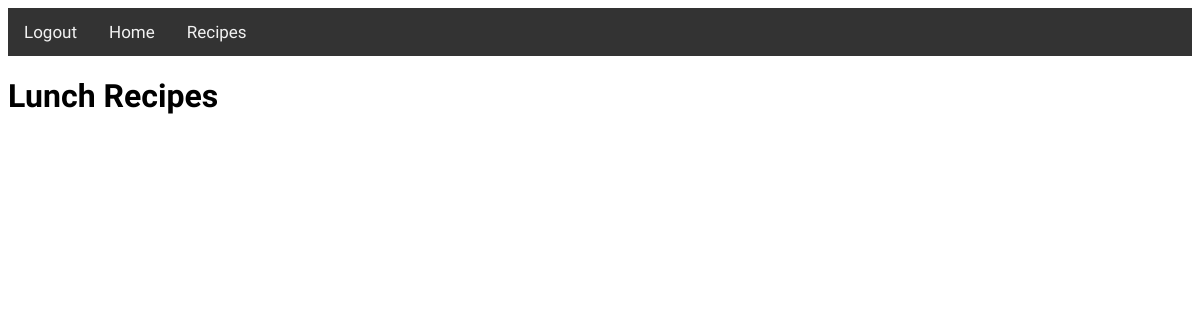
/lunches/, run on an earlier commit of the app's database.
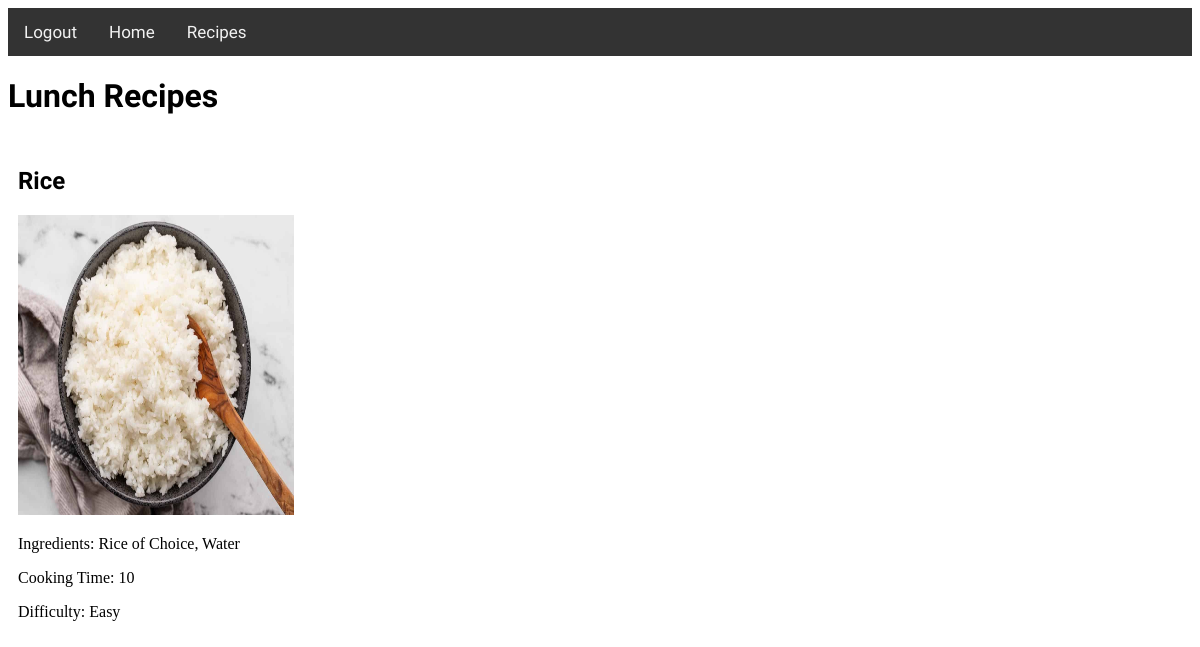
And on a later commit of the database.
### recipes/models.py (models this page shows, shortened)
class Recipe(models.Model):
    TYPE_CHOICES = (
        ('Breakfast', 'Breakfasts'),
        ('Lunch', 'Lunches'),
        ('Dinner', 'Dinners'),
    )
    id = models.AutoField(primary_key=True)
    recipe_name = models.CharField(max_length=255)
    ingredients = models.TextField()
    cooking_time = models.CharField(max_length=10)
    difficulty = models.CharField(max_length=50)
    pic = models.ImageField(upload_to='media/', null=True, blank=True)
    recipe_type = models.CharField(max_length=10, choices=TYPE_CHOICES, default='Breakfast')

### recipes/views.py (the view)
# urls.py: path('lunches/', views.lunches_view, name='lunches'),  # Add URL for lunches
def lunches_view(request):
    lunch_recipes = Recipe.objects.filter(recipe_type='Lunch')
    context = {'lunch_recipes': lunch_recipes}
    return render(request, 'lunches.html', context)

### recipes/templates/lunches.html (shortened to what this page needs)
<!DOCTYPE html>
<html>
<head>
</head>
<body>
    <nav class="topnav" id="myTopnav">
        <a href="{% url 'recipes:login' %}">Logout</a>
        <a href="{% url 'recipes:home' %}">Home</a>
        <a href="{% url 'recipes:list' %}">Recipes</a>
    </nav>
    <h1 style="font-family: 'Abel', sans-serif;">Lunch Recipes</h1>
    <div class="row">
        {% for recipe in lunch_recipes %}
            <div class="column">
                <div class="recipe-container">
                    <h2>{{ recipe.recipe_name }}</h2>
                    <img src="{{ recipe.pic.url }}" alt="{{ recipe.recipe_name }}">
                    <p>Ingredients: {{ recipe.ingredients }}</p>
                    <p>Cooking Time: {{ recipe.cooking_time }}</p>
                    <p>Difficulty: {{ recipe.difficulty }}</p>
                </div>
            </div>
        {% endfor %}
    </div>
</body>
</html>

What changed in the data, as far as the page shows it:
added Recipe: recipe_name "Rice", pic (picture), ingredients "Rice of Choice, Water", cooking_time "10", difficulty "Easy"
